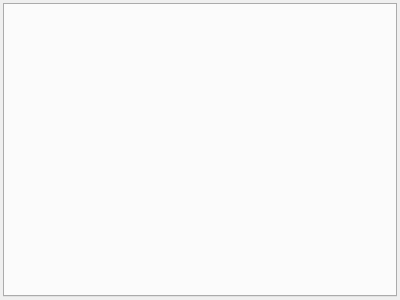
<?xml version="1.0" encoding="UTF-8"?>
<ui version="4.0">
 <class>RobotsWidget</class>
 <widget class="QWidget" name="RobotsWidget">
  <property name="geometry">
   <rect>
    <x>0</x>
    <y>0</y>
    <width>400</width>
    <height>300</height>
   </rect>
  </property>
  <property name="windowTitle">
   <string>Form</string>
  </property>
  <layout class="QVBoxLayout" name="verticalLayout">
   <property name="spacing">
    <number>0</number>
   </property>
   <property name="leftMargin">
    <number>3</number>
   </property>
   <property name="topMargin">
    <number>3</number>
   </property>
   <property name="rightMargin">
    <number>3</number>
   </property>
   <property name="bottomMargin">
    <number>3</number>
   </property>
   <item>
    <widget class="QTabWidget" name="robotsTabWidget">
     <property name="currentIndex">
      <number>-1</number>
     </property>
    </widget>
   </item>
  </layout>
 </widget>
 <resources/>
 <connections/>
</ui>
